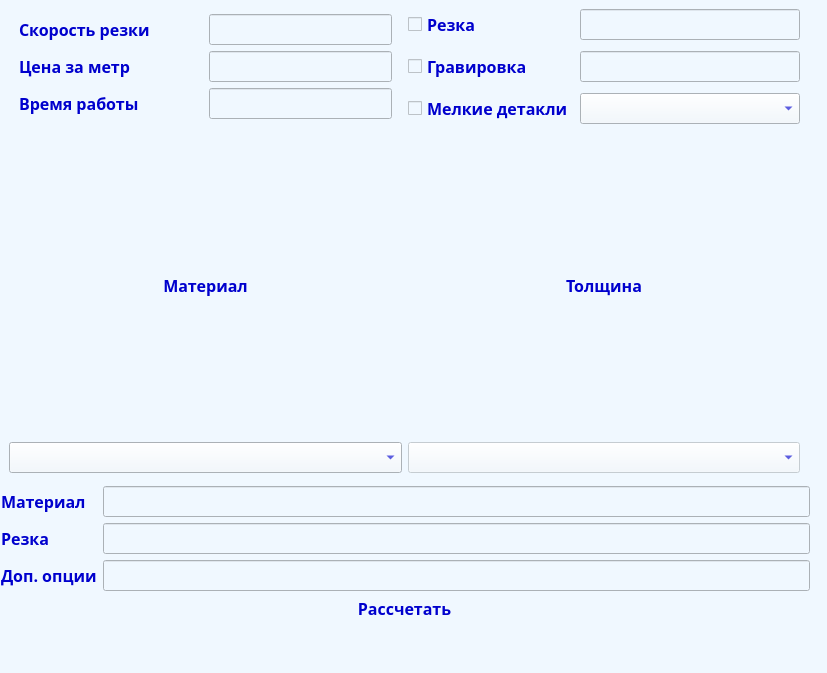
<?xml version="1.0" encoding="UTF-8"?>
<ui version="4.0">
 <class>MainWindow</class>
 <widget class="QMainWindow" name="MainWindow">
  <property name="geometry">
   <rect>
    <x>0</x>
    <y>0</y>
    <width>827</width>
    <height>673</height>
   </rect>
  </property>
  <property name="font">
   <font>
    <family>Rubik</family>
    <pointsize>12</pointsize>
    <weight>99</weight>
    <bold>true</bold>
   </font>
  </property>
  <property name="windowTitle">
   <string>Калькулятор резки</string>
  </property>
  <property name="styleSheet">
   <string notr="true">QWidget {
	color: #0000CD;
	background-color:#F0F8FF ;
	font-family: Rubik;
	font-size: 12pt;
	font-weight: 800;
}
QPushButton {
	background-color: transparent;
	border: none;
	border-radius: 5px;
}
QPushButton:hover {
	background-color: #B10000;
}

QPushButton:pressed {
	background-color: #855;
}</string>
  </property>
  <widget class="QWidget" name="centralwidget">
   <widget class="QWidget" name="verticalLayoutWidget">
    <property name="geometry">
     <rect>
      <x>-1</x>
      <y>-1</y>
      <width>811</width>
      <height>621</height>
     </rect>
    </property>
    <layout class="QVBoxLayout" name="verticalLayout">
     <item>
      <layout class="QGridLayout" name="gridLayout">
       <property name="leftMargin">
        <number>10</number>
       </property>
       <property name="topMargin">
        <number>5</number>
       </property>
       <property name="rightMargin">
        <number>10</number>
       </property>
       <property name="bottomMargin">
        <number>5</number>
       </property>
       <item row="1" column="1">
        <widget class="QLabel" name="label_8">
         <property name="sizePolicy">
          <sizepolicy hsizetype="Preferred" vsizetype="Preferred">
           <horstretch>0</horstretch>
           <verstretch>0</verstretch>
          </sizepolicy>
         </property>
         <property name="text">
          <string>Толщина</string>
         </property>
         <property name="alignment">
          <set>Qt::AlignCenter</set>
         </property>
        </widget>
       </item>
       <item row="2" column="0">
        <widget class="QComboBox" name="comboBox">
         <property name="sizePolicy">
          <sizepolicy hsizetype="Preferred" vsizetype="Fixed">
           <horstretch>0</horstretch>
           <verstretch>0</verstretch>
          </sizepolicy>
         </property>
        </widget>
       </item>
       <item row="2" column="1">
        <widget class="QComboBox" name="comboBox_2">
         <property name="enabled">
          <bool>false</bool>
         </property>
         <property name="sizePolicy">
          <sizepolicy hsizetype="Preferred" vsizetype="Fixed">
           <horstretch>0</horstretch>
           <verstretch>0</verstretch>
          </sizepolicy>
         </property>
        </widget>
       </item>
       <item row="1" column="0">
        <widget class="QLabel" name="label_7">
         <property name="sizePolicy">
          <sizepolicy hsizetype="Preferred" vsizetype="Preferred">
           <horstretch>0</horstretch>
           <verstretch>0</verstretch>
          </sizepolicy>
         </property>
         <property name="layoutDirection">
          <enum>Qt::LeftToRight</enum>
         </property>
         <property name="frameShape">
          <enum>QFrame::NoFrame</enum>
         </property>
         <property name="frameShadow">
          <enum>QFrame::Plain</enum>
         </property>
         <property name="text">
          <string>Материал</string>
         </property>
         <property name="alignment">
          <set>Qt::AlignCenter</set>
         </property>
         <property name="margin">
          <number>5</number>
         </property>
        </widget>
       </item>
       <item row="0" column="1">
        <layout class="QGridLayout" name="gridLayout_3">
         <item row="0" column="0">
          <widget class="QCheckBox" name="checkBox">
           <property name="text">
            <string>Резка</string>
           </property>
          </widget>
         </item>
         <item row="2" column="1">
          <widget class="QComboBox" name="comboBox_12"/>
         </item>
         <item row="1" column="1">
          <widget class="QLineEdit" name="lineEdit_2">
           <property name="enabled">
            <bool>false</bool>
           </property>
           <property name="readOnly">
            <bool>false</bool>
           </property>
          </widget>
         </item>
         <item row="1" column="0">
          <widget class="QCheckBox" name="checkBox_2">
           <property name="text">
            <string>Гравировка</string>
           </property>
          </widget>
         </item>
         <item row="0" column="1">
          <widget class="QLineEdit" name="lineEdit">
           <property name="enabled">
            <bool>false</bool>
           </property>
           <property name="readOnly">
            <bool>false</bool>
           </property>
          </widget>
         </item>
         <item row="2" column="0">
          <widget class="QCheckBox" name="checkBox_3">
           <property name="text">
            <string>Мелкие детакли</string>
           </property>
          </widget>
         </item>
        </layout>
       </item>
       <item row="0" column="0">
        <layout class="QVBoxLayout" name="verticalLayout_3" stretch="0,0,0">
         <property name="leftMargin">
          <number>10</number>
         </property>
         <property name="topMargin">
          <number>10</number>
         </property>
         <property name="rightMargin">
          <number>10</number>
         </property>
         <property name="bottomMargin">
          <number>10</number>
         </property>
         <item>
          <layout class="QHBoxLayout" name="horizontalLayout_2">
           <item>
            <widget class="QLabel" name="label_4">
             <property name="sizePolicy">
              <sizepolicy hsizetype="Preferred" vsizetype="Preferred">
               <horstretch>2</horstretch>
               <verstretch>0</verstretch>
              </sizepolicy>
             </property>
             <property name="text">
              <string>Скорость резки</string>
             </property>
            </widget>
           </item>
           <item>
            <widget class="QLineEdit" name="lineEdit_6">
             <property name="enabled">
              <bool>false</bool>
             </property>
             <property name="sizePolicy">
              <sizepolicy hsizetype="Expanding" vsizetype="Fixed">
               <horstretch>2</horstretch>
               <verstretch>0</verstretch>
              </sizepolicy>
             </property>
             <property name="readOnly">
              <bool>true</bool>
             </property>
            </widget>
           </item>
          </layout>
         </item>
         <item>
          <layout class="QHBoxLayout" name="horizontalLayout_3">
           <item>
            <widget class="QLabel" name="label_5">
             <property name="sizePolicy">
              <sizepolicy hsizetype="Preferred" vsizetype="Preferred">
               <horstretch>2</horstretch>
               <verstretch>0</verstretch>
              </sizepolicy>
             </property>
             <property name="text">
              <string>Цена за метр</string>
             </property>
            </widget>
           </item>
           <item>
            <widget class="QLineEdit" name="lineEdit_7">
             <property name="enabled">
              <bool>false</bool>
             </property>
             <property name="sizePolicy">
              <sizepolicy hsizetype="Expanding" vsizetype="Fixed">
               <horstretch>2</horstretch>
               <verstretch>0</verstretch>
              </sizepolicy>
             </property>
             <property name="readOnly">
              <bool>true</bool>
             </property>
            </widget>
           </item>
          </layout>
         </item>
         <item>
          <layout class="QHBoxLayout" name="horizontalLayout_4">
           <item>
            <widget class="QLabel" name="label_6">
             <property name="sizePolicy">
              <sizepolicy hsizetype="Preferred" vsizetype="Preferred">
               <horstretch>2</horstretch>
               <verstretch>0</verstretch>
              </sizepolicy>
             </property>
             <property name="text">
              <string>Время работы</string>
             </property>
            </widget>
           </item>
           <item>
            <widget class="QLineEdit" name="lineEdit_8">
             <property name="enabled">
              <bool>false</bool>
             </property>
             <property name="sizePolicy">
              <sizepolicy hsizetype="Expanding" vsizetype="Fixed">
               <horstretch>2</horstretch>
               <verstretch>0</verstretch>
              </sizepolicy>
             </property>
             <property name="readOnly">
              <bool>true</bool>
             </property>
            </widget>
           </item>
          </layout>
         </item>
        </layout>
       </item>
      </layout>
     </item>
     <item>
      <layout class="QGridLayout" name="gridLayout_2">
       <property name="leftMargin">
        <number>2</number>
       </property>
       <property name="topMargin">
        <number>2</number>
       </property>
       <item row="0" column="1">
        <widget class="QLineEdit" name="lineEdit_3">
         <property name="enabled">
          <bool>false</bool>
         </property>
         <property name="readOnly">
          <bool>true</bool>
         </property>
        </widget>
       </item>
       <item row="1" column="0">
        <widget class="QLabel" name="label_2">
         <property name="text">
          <string>Резка</string>
         </property>
        </widget>
       </item>
       <item row="2" column="0">
        <widget class="QLabel" name="label_3">
         <property name="text">
          <string>Доп. опции</string>
         </property>
        </widget>
       </item>
       <item row="1" column="1">
        <widget class="QLineEdit" name="lineEdit_4">
         <property name="enabled">
          <bool>false</bool>
         </property>
         <property name="readOnly">
          <bool>true</bool>
         </property>
        </widget>
       </item>
       <item row="2" column="1">
        <widget class="QLineEdit" name="lineEdit_5">
         <property name="enabled">
          <bool>false</bool>
         </property>
         <property name="readOnly">
          <bool>true</bool>
         </property>
        </widget>
       </item>
       <item row="0" column="0">
        <widget class="QLabel" name="label">
         <property name="text">
          <string>Материал</string>
         </property>
        </widget>
       </item>
      </layout>
     </item>
     <item>
      <widget class="QPushButton" name="pushButton">
       <property name="text">
        <string>Рассчетать</string>
       </property>
      </widget>
     </item>
    </layout>
   </widget>
  </widget>
 </widget>
 <resources/>
 <connections/>
</ui>
